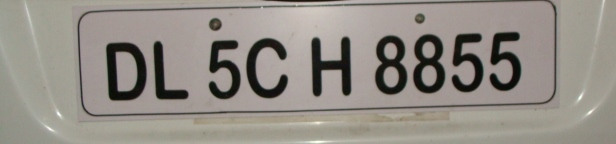
%> input picture Signals_and_Systems/CA2/p1/image1.jpg, 616 x 144 px
$ octave p2.m   (GNU Octave 9; MATLAB toolbox functions it lacks are replaced by stand-ins)
%> lines starting %> are read from the running program, lines starting %| are printed output that depends on the picture; in (x1, y1, x2, y2) boxes, pixels count from 0 and x2, y2 are one past the last pixel; in counts of white or black regions, pixels touching at a corner belong together; the program's own positions count from 1
clear all;
[file,path]=uigetfile({'*.jpg;*.bmp;*.png;*.tif'},'Choose an image');
%> the answer given: p1/image1.jpg
img=[path,file];

picture=imread(img);
%> picture is the input picture: size 144x616x3 uint8; mean R, G, B 146.4, 141, 133.6
picture=imresize(picture,[200 600]);
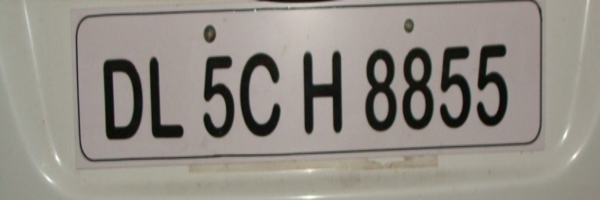
%> picture: size 200x600x3 uint8; mean R, G, B 146.4, 141, 133.6
subplot(3,2,1);
imshow(picture)
title('Resized');

picture=rgb2gray(picture);
%> picture: size 200x600 uint8
subplot(3,2,2)
imshow(picture)
title('Graysclaed');


threshold = graythresh(picture);
%> threshold = 0.38
picture =~imbinarize(picture,threshold);
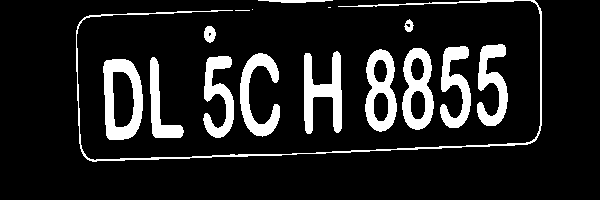
%> picture: size 200x600 logical; 12.7% white; 16 white regions (3 under 20 px), largest, box (x1, y1, x2, y2) and area: (76, 0, 542, 162) 2016, (103, 59, 143, 140) 1800, (304, 51, 342, 134) 1631
subplot(3,2,3)
imshow(picture)
title('Binarized');

picture_removed_trash = bwareaopen(picture,450);
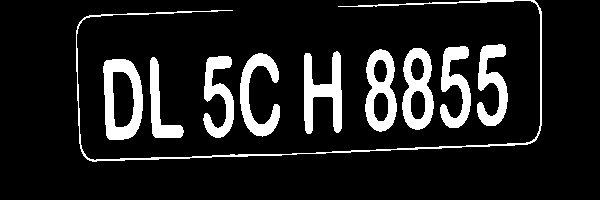
%> picture_removed_trash: size 200x600 logical; 12.4% white; 10 white regions, largest, box (x1, y1, x2, y2) and area: (76, 0, 542, 162) 2016, (103, 59, 143, 140) 1800, (304, 51, 342, 134) 1631
subplot(3,2,4)
imshow(~picture_removed_trash)
title('Cleared');
backgroud=bwareaopen(picture_removed_trash,6000);
%> backgroud: size 200x600 logical; every value is 0
subplot(3,2,5)
imshow(backgroud)
title('Background');
pic_back_rem=picture_removed_trash-backgroud;
%> pic_back_rem: size 200x600 double; values 0 (black) and 1 (white), 12.4% white; 10 white regions

subplot(3,2,6)
imshow(pic_back_rem)
title('Rectangled');
[L,Ne]=bwlabel(pic_back_rem);
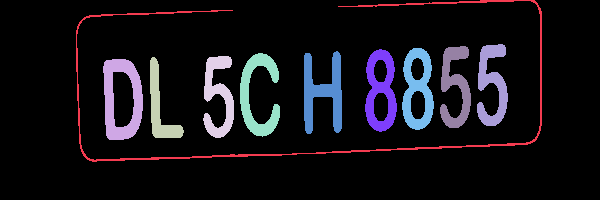
%> L: size 200x600 double; 11 distinct labels, from 0 to 10; one colour per label, 0 black
%> Ne = 10
propied=regionprops(L,'BoundingBox');
%> propied = 10 regions; largest, box (x1, y1, x2, y2): (76, 0, 542, 162), (240, 53, 280, 137), (103, 59, 143, 140), (304, 51, 342, 134), (150, 57, 184, 138)
hold on
for n=1:size(propied,1)
    rectangle('Position',propied(n).BoundingBox,'EdgeColor','r','LineWidth',2)
end
%> this loop made 10 passes
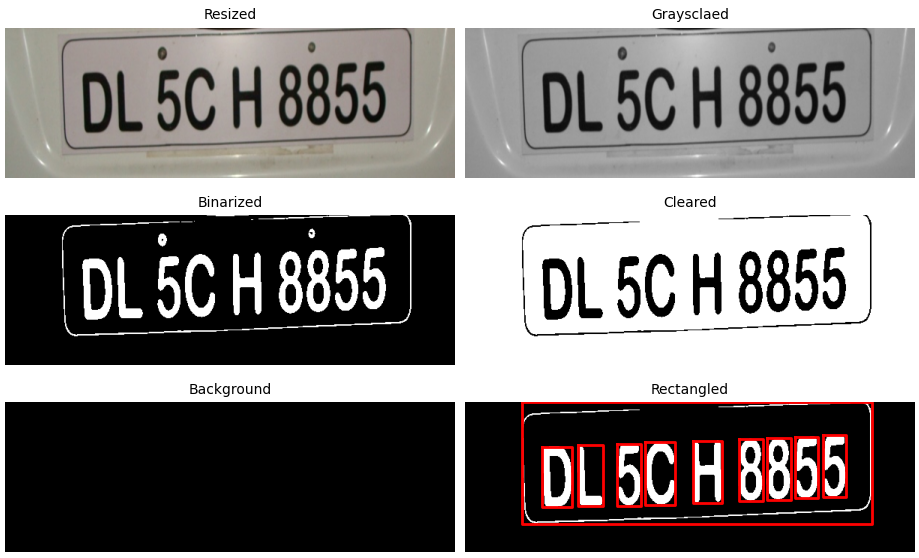
%> figure redrawn from the program's plot data, 6 panels
hold off

%> (the run ends here)
